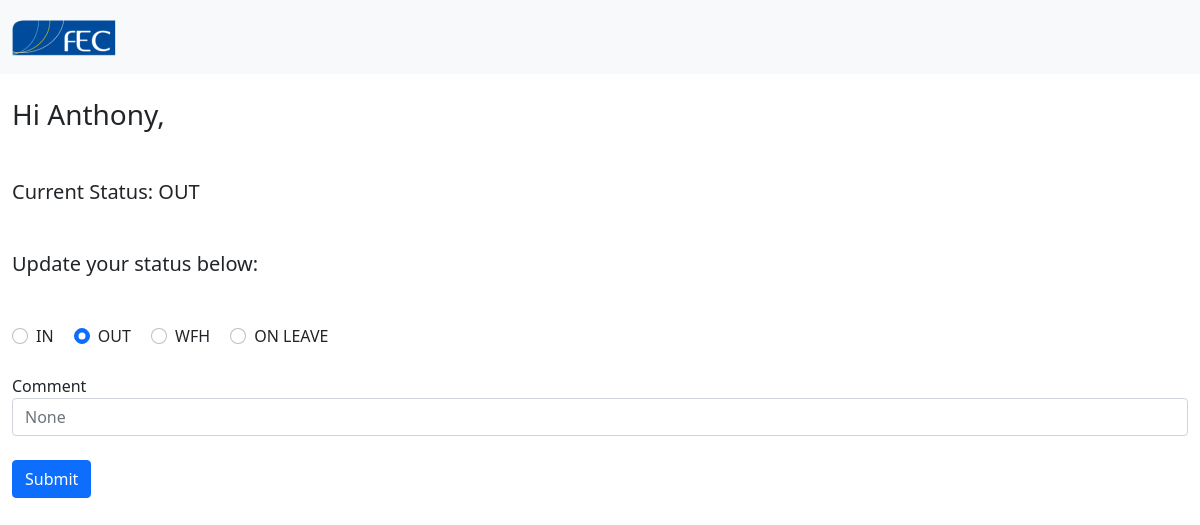
The app's page /update-status/15b79700-6673-454c-9808-560ffc5dffdc with its own data.
### tables this page shows
CREATE TABLE "user" (
	"id"	TEXT NOT NULL UNIQUE,
	"email"	TEXT,
	"fname"	TEXT,
	"lname"	TEXT,
	"lastmod"	TEXT,
	"status"	TEXT DEFAULT 'OUT',
	"comment"	TEXT,
	PRIMARY KEY("id")
);

### app.py (the view, shortened to what this page needs)
@app.route("/update-status/<id>", methods=['GET', 'POST'])
def updateStatusGet(id):
    if request.method == 'GET':
        profile = get_user(id, DB_PATH)
        return render_template("update-status.html", title="Update Status", id=id, user=profile, statusOptions=user.STATUS)

### app.py (called while the page is built)
def get_user(id, db):
    conn = None
    try:
        conn = sqlite3.connect(db)
        c = conn.cursor()
        q_find_user_by_id = "SELECT * FROM user WHERE id='{0}'".format(id)
        c.execute(q_find_user_by_id)
        rows = c.fetchall()
    except Error as e:
        print(e)
    finally:
        if conn:
            conn.close()
            return rows[0]

### templates/update-status.html
{% extends "base.html" %}
{% block content %}
    <br>
    <h3>Hi {{ user[2] }},</h3>
    <p><br></p>
    <h5>
        Current Status: {{ user[5] }}
    </h5>
    <p><br></p>
    <h5>
        Update your status below:<br>
    </h5>
    <p><br></p>
    <form action="/update-status/{{ user[0] }}" method="POST">
        <div class="form-check form-check-inline">
            <input class="form-check-input" type="radio" name="status" id="radiosStatus1" value="1" {% if user[5] == "IN" %} checked {% endif %}>
            <label class="form-check-label" for="inlineRadio1">IN</label>
          </div>
          <div class="form-check form-check-inline">
            <input class="form-check-input" type="radio" name="status" id="radiosStatus2" value="0" {% if user[5] == "OUT" %} checked {% endif %}>
            <label class="form-check-label" for="inlineRadio0">OUT</label>
          </div>
          <div class="form-check form-check-inline">
            <input class="form-check-input" type="radio" name="status" id="radiosStatus3" value="2" {% if user[5] == "WFH" %} checked {% endif %}>
            <label class="form-check-label" for="inlineRadio3">WFH</label>
          </div>
          <div class="form-check form-check-inline">
            <input class="form-check-input" type="radio" name="status" id="radiosStatus4" value="3" {% if user[5] == "ON LEAVE" %} checked {% endif %}>
            <label class="form-check-label" for="inlineRadio4">ON LEAVE</label>
          </div>
          <br>
          <br>
          <div class="form-group">
                <label for="comment">Comment</label>
                <input type="text" class="form-control" id="comment" name="comment" maxlength="25" placeholder="{{ user[6] }}">
          </div>
          <br>
        <button type="submit" class="btn btn-primary">Submit</button>
      </form>
{% endblock %}

### records on screen
user: fname "Anthony", status "OUT", status "☑", comment "None"
